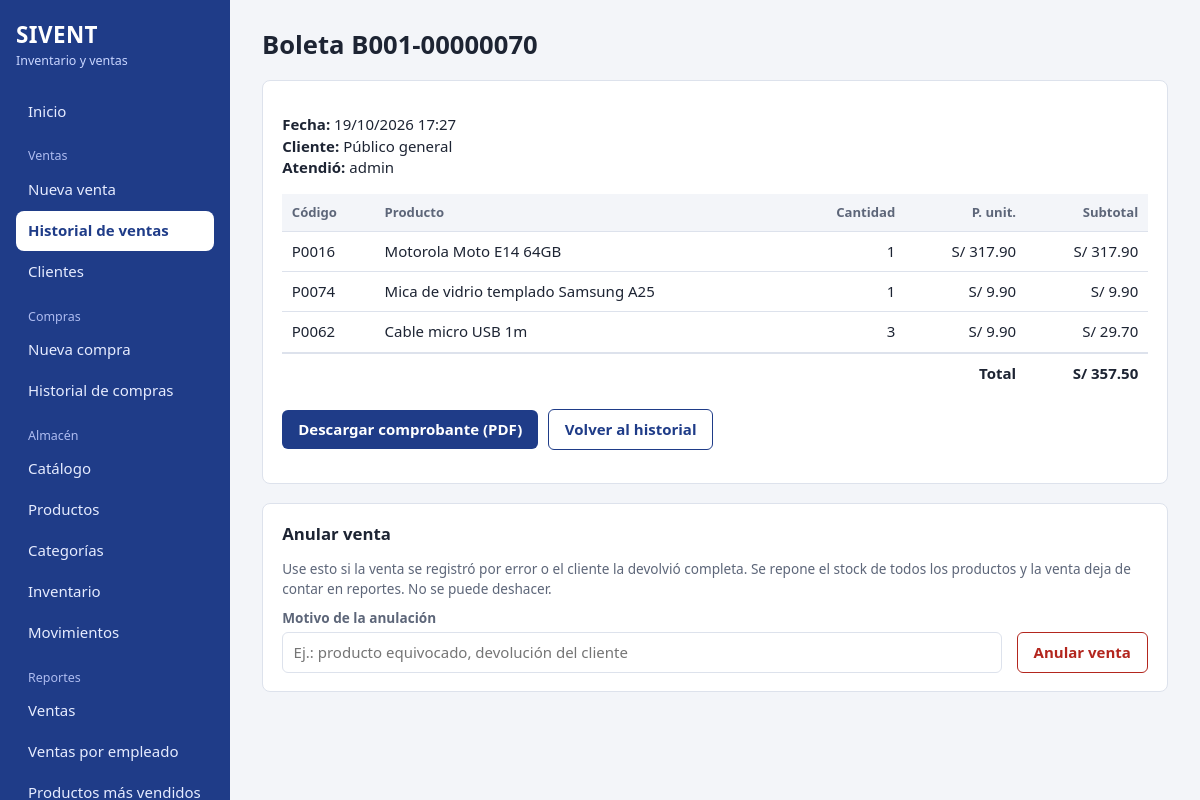
Screenshot of /ventas/70 (signed in) with the database file from the repository.
### tables this page shows
CREATE TABLE ventas(
    id INTEGER PRIMARY KEY AUTOINCREMENT,
    fecha TEXT NOT NULL,
    usuario_id INTEGER NOT NULL REFERENCES usuarios(id),
    cliente_id INTEGER REFERENCES clientes(id),
    tipo_comprobante TEXT NOT NULL DEFAULT 'BOLETA' CHECK(tipo_comprobante IN ('BOLETA','FACTURA')),
    total REAL NOT NULL CHECK(total >= 0)
, estado TEXT NOT NULL DEFAULT 'EMITIDA', anulada_fecha TEXT, anulada_por INTEGER REFERENCES usuarios(id), anulada_motivo TEXT NOT NULL DEFAULT '');

CREATE TABLE usuarios(
    id INTEGER PRIMARY KEY AUTOINCREMENT,
    nombre_completo TEXT NOT NULL,
    usuario TEXT NOT NULL UNIQUE,
    password TEXT NOT NULL,
    rol_id INTEGER NOT NULL REFERENCES roles(id),
    activo INTEGER NOT NULL DEFAULT 1,
    creado TEXT NOT NULL DEFAULT (datetime('now','localtime'))
);

CREATE TABLE detalle_ventas(
    id INTEGER PRIMARY KEY AUTOINCREMENT,
    venta_id INTEGER NOT NULL REFERENCES ventas(id) ON DELETE CASCADE,
    producto_id INTEGER NOT NULL REFERENCES productos(id),
    cantidad INTEGER NOT NULL CHECK(cantidad > 0),
    precio_unit REAL NOT NULL CHECK(precio_unit >= 0),
    subtotal REAL NOT NULL CHECK(subtotal >= 0)
);

CREATE TABLE productos(
    id INTEGER PRIMARY KEY AUTOINCREMENT,
    codigo TEXT NOT NULL UNIQUE,
    nombre TEXT NOT NULL,
    descripcion TEXT NOT NULL DEFAULT '',
    precio_compra REAL NOT NULL DEFAULT 0 CHECK(precio_compra >= 0),
    precio_venta REAL NOT NULL CHECK(precio_venta >= 0),
    categoria_id INTEGER NOT NULL REFERENCES categorias(id),
    stock_min INTEGER NOT NULL DEFAULT 0 CHECK(stock_min >= 0),
    activo INTEGER NOT NULL DEFAULT 1
, imagen TEXT NOT NULL DEFAULT '');

### ventas.py (the view)
@bp.route("/ventas/<int:vid>")
@requiere("ventas", "reportes")
def detalle(vid):
    v, items = _cargar(vid)
    return render_template("venta_detalle.html", v=v, items=items, serie=pdf.serie_numero(v),
                           puede_anular=g.user["rol"] == "ADMIN" and v["estado"] == "EMITIDA")

### app.py (called while the page is built)
@app.template_filter("soles")
def soles(v):
    return f"S/ {float(v or 0):,.2f}"

@app.template_filter("fh")
def fecha_hora(s):
    try:
        return datetime.strptime(s, "%Y-%m-%d %H:%M:%S").strftime("%d/%m/%Y %H:%M")
    except (TypeError, ValueError):
        return s or ""

@app.after_request
def cabeceras(resp):
    resp.headers.setdefault("X-Content-Type-Options", "nosniff")
    resp.headers.setdefault("X-Frame-Options", "SAMEORIGIN")
    resp.headers.setdefault("Referrer-Policy", "same-origin")
    return resp

### auth.py (called while the page is built)
def csrf_token():
    if "csrf" not in session:
        session["csrf"] = secrets.token_hex(16)
    return session["csrf"]

def requiere(*modulos):
    def deco(f):
        @wraps(f)
        def w(*a, **k):
            if g.user is None:
                if request.path.startswith("/api/"):
                    return jsonify(error="Sesión expirada. Inicie sesión de nuevo."), 401
                return redirect(url_for("login", next=request.path))
            if modulos and not any(m in g.user["permisos"] for m in modulos):
                abort(403)
            return f(*a, **k)
        return w
    return deco

### db.py (called while the page is built)
def get_db():
    con = sqlite3.connect(DB_PATH, timeout=10, isolation_level=None)
    con.row_factory = sqlite3.Row
    con.execute("PRAGMA foreign_keys = ON;")
    con.execute("PRAGMA journal_mode = WAL;")
    return con

### pdf.py (called while the page is built)
def serie_numero(v):
    prefijo = "F001" if v["tipo_comprobante"] == "FACTURA" else "B001"
    return f"{prefijo}-{v['id']:08d}"

### ventas.py (called while the page is built)
def _puede_ver(v):
    return "reportes" in g.user["permisos"] or v["usuario_id"] == g.user["id"]

def _cargar(vid):
    con = get_db()
    v = con.execute(f"{VENTA_SQL} WHERE v.id=?", (vid,)).fetchone()
    if not v or not _puede_ver(v):
        con.close()
        abort(404)
    items = con.execute("""SELECT d.*, p.codigo, p.nombre FROM detalle_ventas d JOIN productos p ON p.id=d.producto_id
                           WHERE d.venta_id=? ORDER BY d.id""", (vid,)).fetchall()
    con.close()
    return v, items

### templates/venta_detalle.html (shortened to what this page needs)
{% extends 'base.html' %}
{% block content %}
<h1>{{ v.tipo_comprobante|capitalize }} {{ serie }}{% if v.estado == 'ANULADA' %} <span class="tag bajo">anulada</span>{% endif %}</h1>
<section class="panel">
  <p><strong>Fecha:</strong> {{ v.fecha|fh }}<br>
  <strong>Cliente:</strong> {% if v.cliente_nombre %}{{ v.cliente_nombre }} ({{ v.tipo_documento }} {{ v.numero_documento }}){% else %}Público general{% endif %}<br>
  <strong>Atendió:</strong> {{ v.usuario_nombre }}</p>
  <div class="tabla-scroll"><table>
    <thead><tr><th>Código</th><th>Producto</th><th class="num">Cantidad</th><th class="num">P. unit.</th><th class="num">Subtotal</th></tr></thead>
    <tbody>{% for i in items %}<tr><td>{{ i.codigo }}</td><td>{{ i.nombre }}</td><td class="num">{{ i.cantidad }}</td><td class="num">{{ i.precio_unit|soles }}</td><td class="num">{{ i.subtotal|soles }}</td></tr>{% endfor %}</tbody>
    <tfoot><tr><td colspan="4" class="num"><strong>Total</strong></td><td class="num"><strong>{{ v.total|soles }}</strong></td></tr></tfoot>
  </table></div>
  <p class="acciones"><a class="btn" href="{{ url_for('ventas.comprobante', vid=v.id) }}" target="_blank" rel="noopener">Descargar comprobante (PDF)</a>
  <a class="btn sec" href="{{ url_for('ventas.historial') }}">Volver al historial</a></p>
</section>
{% if puede_anular %}
<section class="panel">
  <h2>Anular venta</h2>
  <p class="nota">Use esto si la venta se registró por error o el cliente la devolvió completa. Se repone el stock de todos los productos y la venta deja de contar en reportes. No se puede deshacer.</p>
  <form method="post" action="{{ url_for('ventas.anular', vid=v.id) }}" class="js-confirm" data-confirm="¿Anular la venta {{ serie }}? Esta acción no se puede deshacer.">
    <div class="fila-campos">
      <div class="campo ancho"><label for="motivo">Motivo de la anulación</label><input id="motivo" name="motivo" required minlength="5" maxlength="200" placeholder="Ej.: producto equivocado, devolución del cliente"></div>
      <div class="campo" style="flex:0 0 auto"><button class="btn peligro">Anular venta</button></div>
    </div>
  </form>
</section>
{% endif %}
{% endblock %}

### static/css/style.css (style rules this page uses)
:root { --bg: #f3f5f9; --surface: #fff; --ink: #1d2433; --muted: #5d6679; --line: #dde2ec; --azul: #1f3c88; --azul-osc: #163172; --verde: #2e7d4f; --verde-osc: #256640; --rojo: #b3261e; --ambar: #9a5b00; --ambar-bg: #fff3dc; --radio: 8px; }
* { box-sizing: border-box; }
html { font-family: "Segoe UI", system-ui, -apple-system, Roboto, sans-serif; color: var(--ink); background: var(--bg); }
body { margin: 0; font-size: 15px; line-height: 1.45; }
h1 { font-size: 1.6rem; margin: 0 0 1.1rem; }
h2 { font-size: 1.05rem; margin: 0 0 .8rem; }
a { color: var(--azul); }
.panel { background: var(--surface); border: 1px solid var(--line); border-radius: var(--radio); padding: 1.1rem 1.2rem; margin-bottom: 1.2rem; }
label { display: block; font-size: .85rem; color: var(--muted); margin: .7rem 0 .25rem; font-weight: 600; }
input, select { width: 100%; padding: .55rem .65rem; border: 1px solid var(--line); border-radius: 6px; font: inherit; color: var(--ink); background: var(--surface); }
.fila-campos { display: flex; flex-wrap: wrap; gap: .9rem; align-items: flex-end; }
.fila-campos .campo { flex: 1 1 130px; }
.fila-campos .campo.ancho { flex: 3 1 240px; }
.fila-campos label { margin-top: 0; }
.acciones { display: flex; gap: .6rem; flex-wrap: wrap; margin-top: 1rem; align-items: center; }
.btn { display: inline-block; padding: .55rem 1rem; border: 0; border-radius: 6px; background: var(--azul); color: #fff; font: inherit; font-weight: 600; cursor: pointer; text-decoration: none; text-align: center; }
.btn.sec { background: transparent; color: var(--azul); border: 1px solid var(--azul); }
.btn.peligro { background: transparent; color: var(--rojo); border: 1px solid var(--rojo); }
.tabla-scroll { overflow-x: auto; }
table { width: 100%; border-collapse: collapse; }
th, td { padding: .55rem .6rem; text-align: left; border-bottom: 1px solid var(--line); vertical-align: middle; }
thead th { background: var(--bg); font-size: .82rem; color: var(--muted); position: sticky; top: 0; }
td.num, th.num { text-align: right; font-variant-numeric: tabular-nums; }
@media (prefers-reduced-motion: no-preference) { .btn, .side nav a { transition: background .15s; } }
.nota { font-size: .85rem; color: var(--muted); margin: .6rem 0; }
tfoot td { font-weight: 600; border-top: 2px solid var(--line); border-bottom: 0; }
td.num, th.num { white-space: nowrap; }

### rows the page displays
ventas: tipo_comprobante "Boleta", fecha|fh "19/10/2026 17:27", total|soles "S/ 357.50"
usuarios: usuario_nombre "admin"
detalle_ventas: codigo "P0016", nombre "Motorola Moto E14 64GB", cantidad "1", precio_unit|soles "S/ 317.90", subtotal|soles "S/ 317.90"
detalle_ventas: codigo "P0074", nombre "Mica de vidrio templado Samsung A25", cantidad "1", precio_unit|soles "S/ 9.90", subtotal|soles "S/ 9.90"
detalle_ventas: codigo "P0062", nombre "Cable micro USB 1m", cantidad "3", precio_unit|soles "S/ 9.90", subtotal|soles "S/ 29.70"

### other values shown
{{ texto }} "Inicio Nueva venta Historial de ventas Clientes Nueva compra Historial de compras Catálogo Productos Categorías Inventario Movimientos Ventas Ventas por empleado"
{{ serie }} "B001-00000070"
